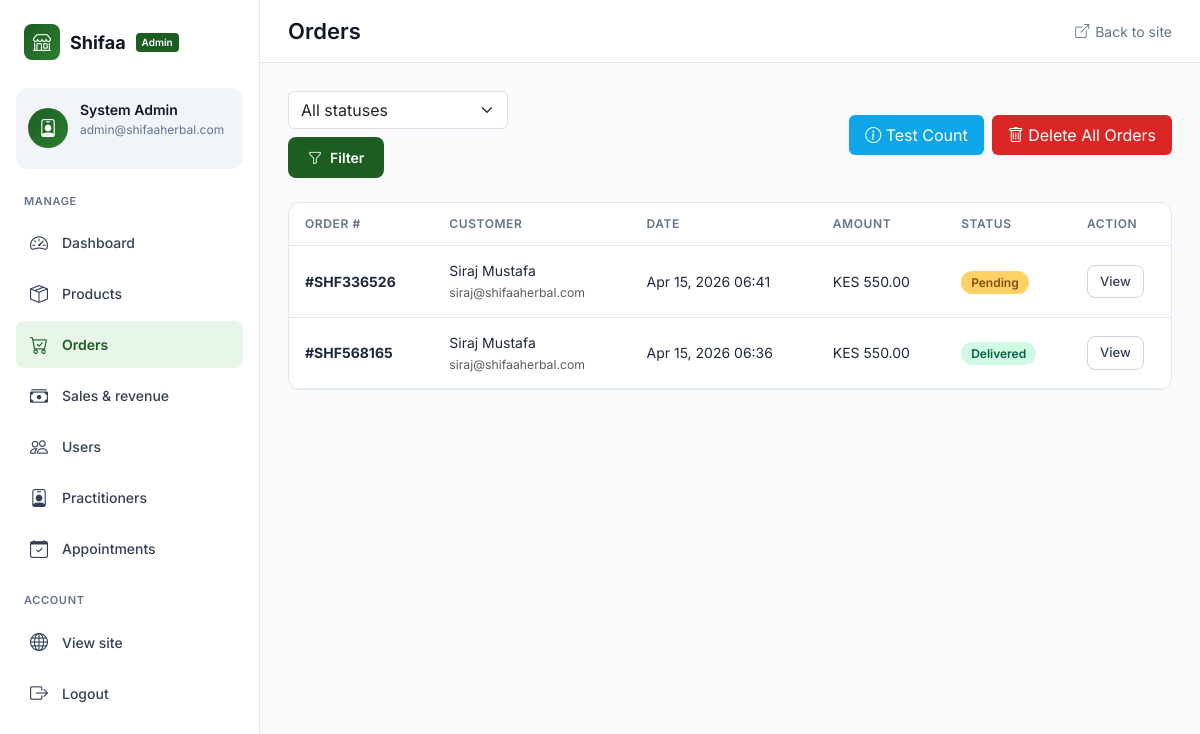
Page /admin/orders (signed in) on the earlier database version.
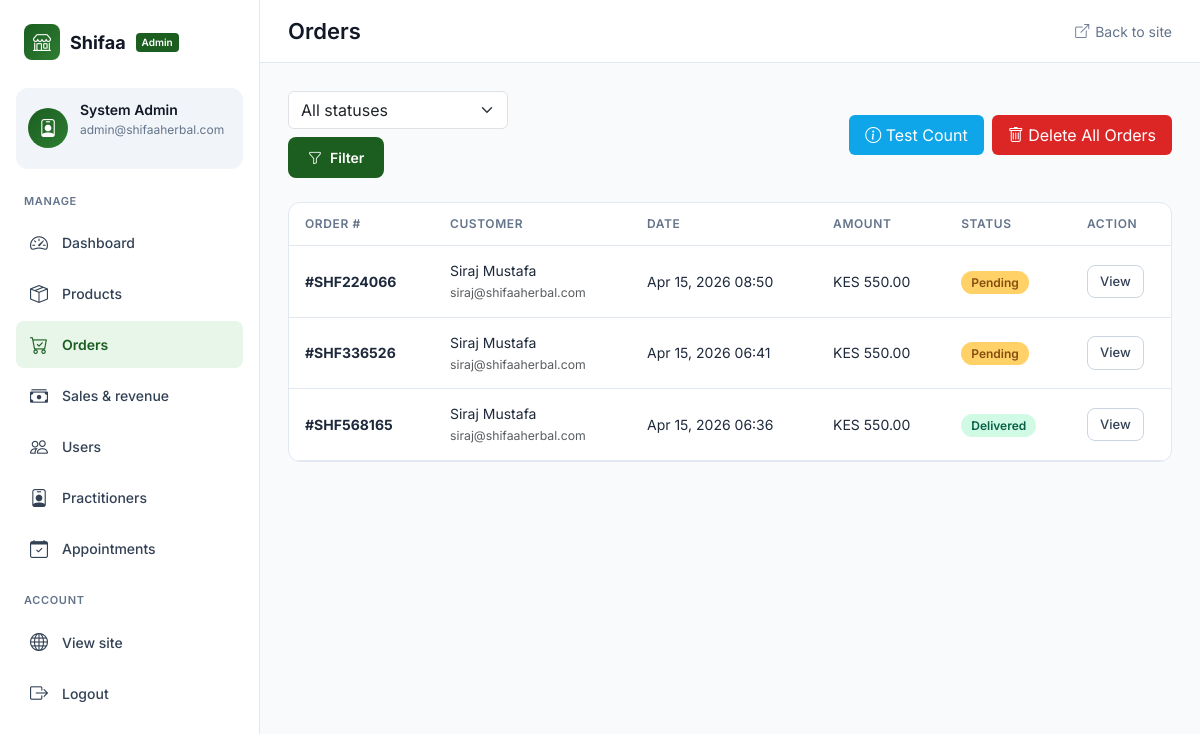
Same page on the later database version.
### models.py (models this page shows, shortened)
class Order(db.Model):
    __tablename__ = 'order'
    id = db.Column(db.Integer, primary_key=True)
    order_number = db.Column(db.String(50), unique=True, nullable=False, index=True)  # Added index
    user_id = db.Column(db.Integer, db.ForeignKey('user.id'), nullable=False, index=True)  # Added index
    total_amount = db.Column(db.Numeric(10, 2), nullable=False)
    status = db.Column(db.String(50), default='pending', index=True)  # Added index
    shipping_address = db.Column(db.Text, nullable=False)
    delivery_option = db.Column(db.String(50), default='standard')
    payment_method = db.Column(db.String(50), default='mpesa')
    payment_status = db.Column(db.String(50), default='pending', index=True)  # Added index
    notes = db.Column(db.Text)
    created_at = db.Column(db.DateTime, default=datetime.utcnow, index=True)  # Added index
    updated_at = db.Column(db.DateTime, default=datetime.utcnow, onupdate=datetime.utcnow)
    items = db.relationship('OrderItem', backref='order', lazy='dynamic', cascade='all, delete-orphan')
    __table_args__ = (
        db.Index('idx_order_user_status', 'user_id', 'status'),
        db.Index('idx_order_created_status', 'created_at', 'status'),
    )

class User(UserMixin, db.Model):
    __tablename__ = 'user'
    id = db.Column(db.Integer, primary_key=True)
    name = db.Column(db.String(100), nullable=False)
    email = db.Column(db.String(120), unique=True, nullable=False, index=True)  # Added index
    phone = db.Column(db.String(20))
    address = db.Column(db.Text)
    role = db.Column(db.String(20), default='user', index=True)  # Added index
    password_hash = db.Column(db.String(255), nullable=False)
    created_at = db.Column(db.DateTime, default=datetime.utcnow)
    updated_at = db.Column(db.DateTime, default=datetime.utcnow, onupdate=datetime.utcnow)
    orders = db.relationship('Order', backref='user', lazy='dynamic')
    cart_items = db.relationship('CartItem', backref='user', lazy='dynamic', cascade='all, delete-orphan')
    appointments = db.relationship('Appointment', backref='user', lazy='dynamic')

### app.py (the view)
    @app.route("/admin/orders")
    @login_required
    @admin_required
    def admin_orders():
        from models import Order
        status_filter = request.args.get("status", "")
        page = request.args.get('page', 1, type=int)
        query = Order.query.order_by(Order.created_at.desc())
        if status_filter:
            query = query.filter_by(status=status_filter)
        paginated_orders = query.paginate(page=page, per_page=app.config["ORDERS_PER_PAGE"], error_out=False)
        return render_template("admin/orders.html",
                             orders=paginated_orders.items,
                             pagination=paginated_orders,
                             status_filter=status_filter)

### templates/admin/orders.html (shortened to what this page needs)
{% extends "admin/base.html" %}
{% block page_title %}Orders{% endblock %}
{% block content %}
<div class="d-flex justify-content-between align-items-center mb-4">
    <form method="get" class="d-flex gap-2 flex-wrap">
        <select name="status" class="form-select" style="max-width: 220px;">
            <option value="">All statuses</option>
        </select>
        <button type="submit" class="btn-admin"><i class="bi bi-funnel"></i> Filter</button>
    </form>
    <div class="d-flex gap-2">
        <a href="{{ url_for('test_cleanup') }}" class="btn-info" style="background: #0ea5e9; color: white; border: none; padding: 0.5rem 1rem; border-radius: 0.375rem; text-decoration: none;">
            <i class="bi bi-info-circle"></i> Test Count
        </a>
        <form method="POST" action="{{ url_for('cleanup_orders') }}" onsubmit="return confirm('WARNING: This will delete ALL orders and order items permanently. This action cannot be undone. Are you sure you want to start fresh?');">
            <button type="submit" class="btn-danger" style="background: #dc2626; color: white; border: none; padding: 0.5rem 1rem; border-radius: 0.375rem;">
                <i class="bi bi-trash"></i> Delete All Orders
            </button>
        </form>
    </div>
</div>
<div class="card-admin">
    <div class="card-body p-0">
        {% if orders %}
        <div class="table-responsive">
            <table class="table-admin">
                <thead>
                    <tr>
                        <th>Order #</th>
                        <th>Customer</th>
                        <th>Date</th>
                        <th>Amount</th>
                        <th>Status</th>
                        <th style="width: 100px;">Action</th>
                    </tr>
                </thead>
                <tbody>
                    {% for order in orders %}
                    <tr>
                        <td><strong>#{{ order.order_number }}</strong></td>
                        <td>{{ order.user.name }}<br><small class="text-muted">{{ order.user.email }}</small></td>
                        <td>{{ order.created_at.strftime('%b %d, %Y %H:%M') }}</td>
                        <td>{{ order.total_amount|currency }}</td>
                        <td><span class="badge-status badge-{{ order.status }}">{{ order.status|title }}</span></td>
                        <td><a href="{{ url_for('admin_order_detail', order_id=order.id) }}" class="btn-sm-admin">View</a></td>
                    </tr>
                    {% endfor %}
                </tbody>
            </table>
        </div>
        {% endif %}
    </div>
</div>
{% endblock %}

Differences in the rows shown:
added Order: order_number "SHF224066", user.name "Siraj Mustafa", user.email "siraj@shifaaherbal.com", created_at "Apr 15, 2026 08:50", total_amount "KES 550.00", status "Pending"
